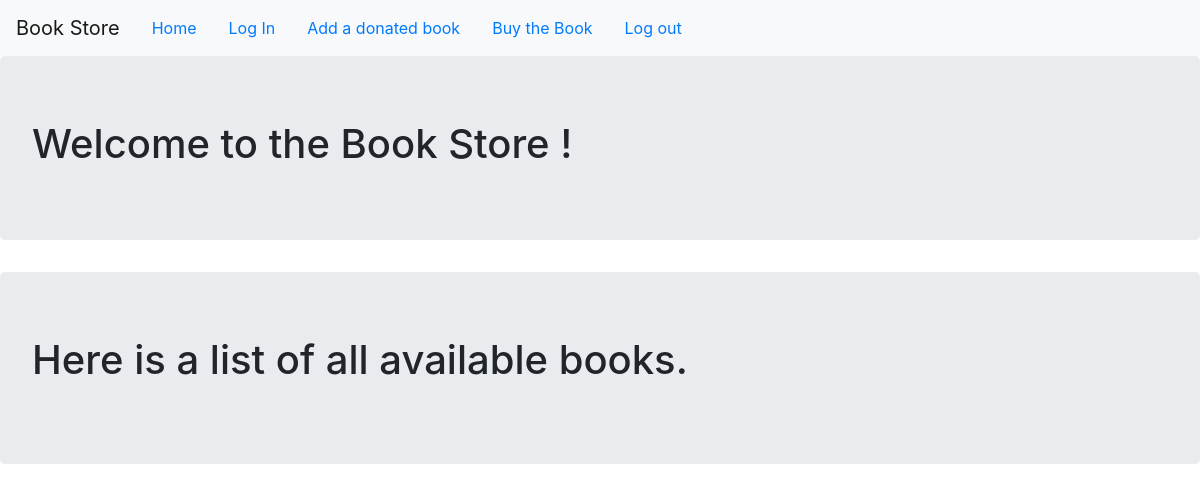
/list, run on an earlier commit of the app's database.
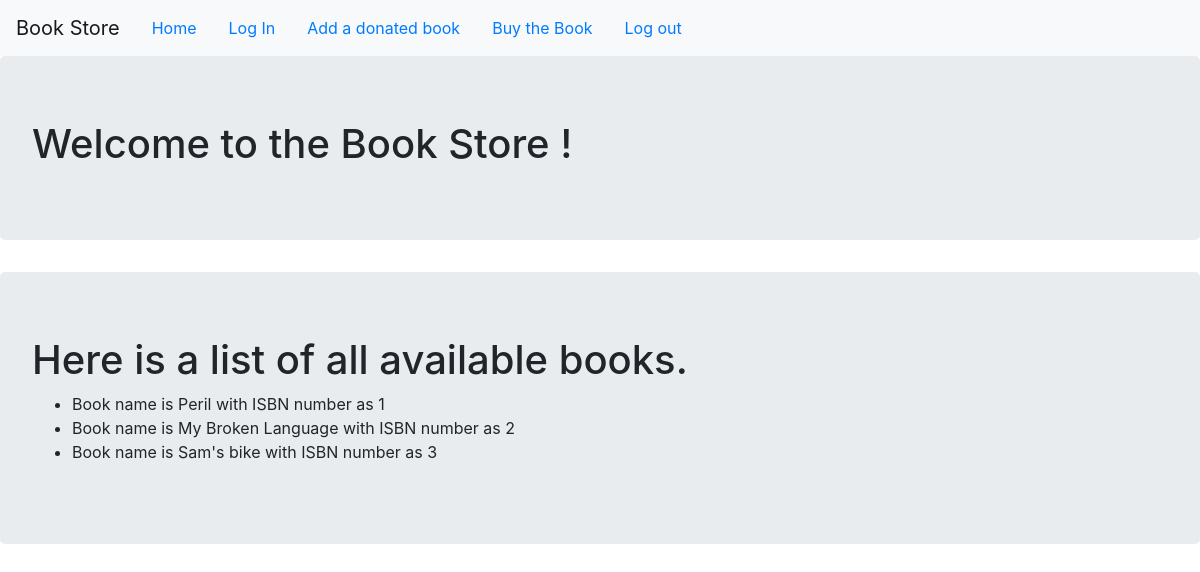
And on a later commit of the database.
### my_bookstore/models.py (models this page shows, shortened)
class Book(db.Model):
    __tablename__ = "books"
    isbn = db.Column(db.Integer, primary_key=True)
    name = db.Column(db.Text)
    def __repr__(self):
        return f"Book name is {self.name} with ISBN number as {self.isbn}"

### app.py (the view)
@app.route("/list")
def list():
    books = Book.query.all()
    return render_template("list.html", books=books)

### my_bookstore/templates/list.html
{% extends "base.html" %}
{% block content %}
<div class="jumbotron">
  <h1>Here is a list of all available books.</h1>
  <ul>
    {% for book in books  %}
    <li>{{book}}</li>
    {% endfor %}
  </ul>
</div>
{% endblock %}

What changed in the data, as far as the page shows it:
added Book: name+isbn "Book name is Peril with ISBN number as 1"
added Book: name+isbn "Book name is My Broken Language with ISBN number as 2"
added Book: name+isbn "Book name is Sam's bike with ISBN number as 3"
